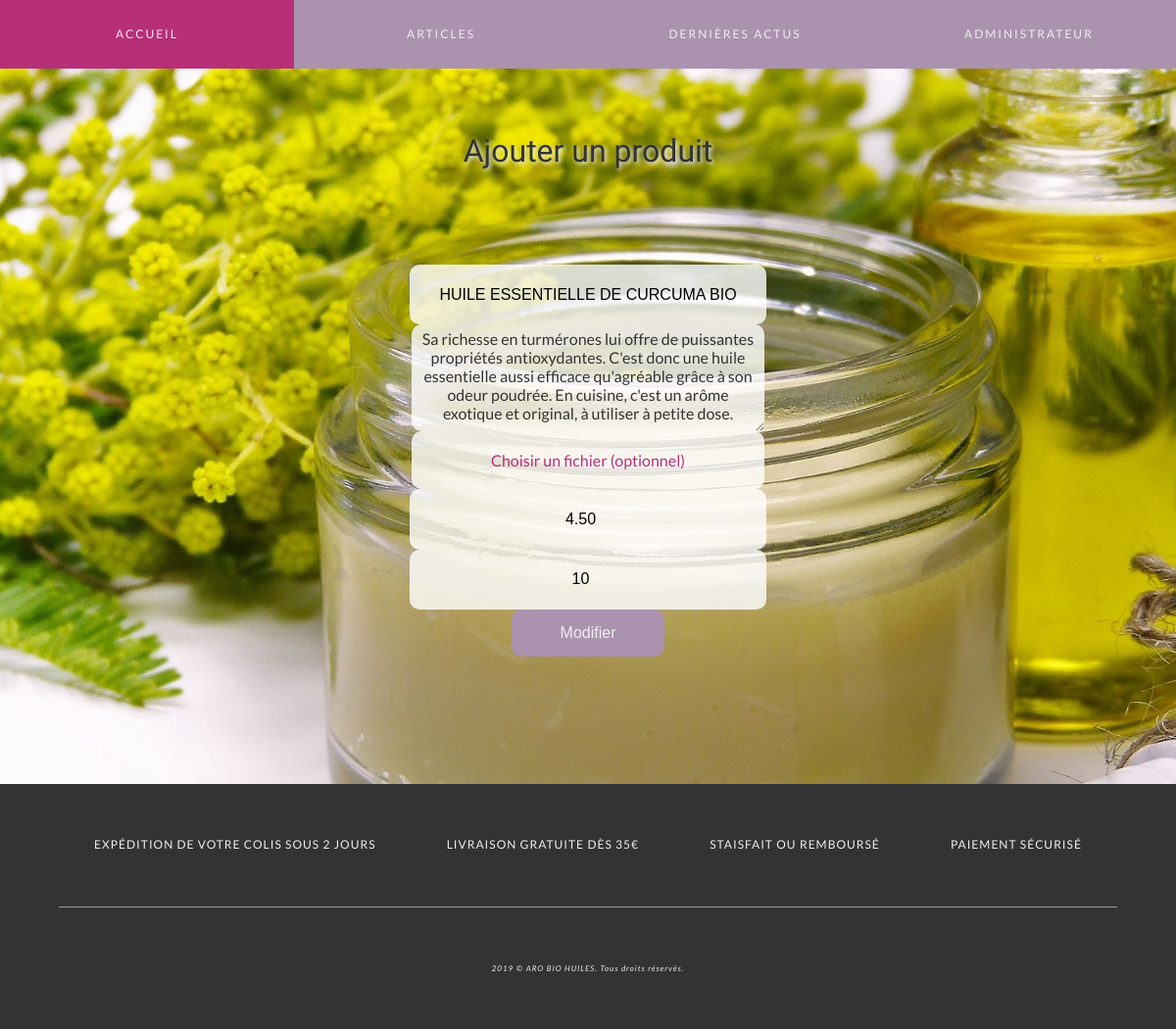
/index.php?page=update_product&id=4 (signed in), run on the app's committed database.
### tables this page shows
CREATE TABLE `products` (
  `product_id` int(11) NOT NULL AUTO_INCREMENT,
  `name` varchar(255) NOT NULL,
  `description` text,
  `created` timestamp NOT NULL DEFAULT CURRENT_TIMESTAMP ON UPDATE CURRENT_TIMESTAMP,
  `image` varchar(255) DEFAULT NULL,
  `price` decimal(6,2) NOT NULL DEFAULT '0.00',
  `quantity` int(11) unsigned NOT NULL DEFAULT '10',
  PRIMARY KEY (`product_id`)
);

### models/product.php (called while the page is built, shortened)
<?php
    include_once('services/dao.php');
    function getOne($id)
    {
        global $pdo;
        $stmt = $pdo->prepare(
            'SELECT `product_id`, `name`, `description`, `created`, `image`, `price`, `quantity`
            FROM products
            WHERE `product_id`=?'
        );
        $stmt->execute([$id]);
        $product = $stmt->fetch(\PDO::FETCH_OBJ);
        if (isset($product)) {
            return $product;
        } else {
            return false;
        }
    }

### views/products/add.php (the view, shortened to what this page needs)
<?php
    require_once('models/product.php');
    if(!isset($_SESSION['user']) || (isset($_SESSION['user']) && $_SESSION['user']->role !== 'admin')):
        header("Location: /");
        exit;
    else:
        if ($_GET['page'] === 'add_product' && $_POST) {
            $product = Product\add($_POST['name'], $_POST['description'], $_POST['price'], $_POST['quantity'], $_FILES['image']['name'], $_FILES['image']['tmp_name']);
            if ($product) {
                header("Location: /index.php?page=products&message=0");
                exit;
            } else {
                $error = 'Erreur : Veuillez recommencer';
            }
        } else if ($_GET['page'] === 'update_product') {
            if (array_key_exists('id', $_GET)) {
                $product = Product\getOne($_GET['id']);
            } else {
                $error = "Erreur : le produit n'existe pas";
            }
        }
?>
<section class="ctn">
    <section class="section">
        <h2 class="subtitle subtitle--connect">Ajouter un produit</h2>
        <?php if($_GET['page'] === 'add_product'): ?>
        <form class="form" method="POST" enctype="multipart/form-data" action="">
            <input class="form__input" type="text" name="name" placeholder="Nom du produit" required />
            <textarea class="form__input form__input--area" name="description" placeholder="Description (optionnel)" ></textarea>
            <input class="form__input--file" type="file" name="image" id="image" />
            <label for="image" class="form__input form__input--label">Choisir un fichier (optionnel)</label>
            <input class="form__input" type="number" step=".01" name="price" placeholder="0.00" required />
            <input class="form__input" type="number" name="quantity" placeholder="0" />
            <button class="form__button" type="submit">Valider</button>
        </form>
        <?php else: ?>
            <form class="form" method="POST" enctype="multipart/form-data" action="">
                <input class="form__input" type="text" name="name" value="<?= $product->name ?>" />
                <textarea class="form__input form__input--area" name="description" placeholder="Description (optionnel)" ><?= $product->description ?></textarea>
                <label for="image" class="form__input form__input--label">Choisir un fichier (optionnel)</label>
                <input class="form__input" type="number" step=".01" name="price" value="<?= $product->price ?>" />
                <input class="form__input" type="number" name="quantity"  value="<?= $product->quantity ?>" />
                <button class="form__button" type="submit">Modifier</button>
            </form>
        <?php endif; ?>
    </section>
</section>
<?php endif; ?>

### styles.css (style rules this page uses)
.body { font-family: 'Lato', sans-serif; font-size: 1em; color: #333333; }
.section { height: 100vh; width: 100%; display: flex; flex-direction: column; justify-content: center; align-items: center; }
.subtitle { font-size: 2em; line-height: 1.5em; font-family: 'Damion', cursive; text-indent: 1.5em; text-shadow: 2px 2px 4px #eeeeee; padding-bottom: 1em; }
.ctn { background-image: url('images/bg.jpg'); background-size: cover; background-attachment: fixed; display: flex; flex-direction: column; justify-content: center; align-items: center; min-height: 100vh; }
.form { display: flex; flex-direction: column; justify-content: space-evenly; align-items: center; width: 60%; height: 50%; }
.form__input { width: 50%; height: 15%; font-size: 1em; border-radius: 10px; background-color: rgba(255,255,255,0.8); border: none; outline: none; text-align: center; display: flex; justify-content: center; align-items: center; }
.form__input::placeholder { font-style: italic; font-size: 1em; }
.form__input--area { font-family: 'Lato', sans-serif; font-size: 1em; color: #333333; height: 100px; padding: 5px; width: calc(50% - 10px); }
.form__button { font-size: 1em; color: #eeeeee; background-color: #ab92af; border: none; padding: 15px 50px; border-radius: 10px; transition: background-color ease 200ms; cursor: pointer; }
.subtitle--connect { text-indent: 0; }
.form__input--label { color: #b72f79; cursor: pointer; }

### data on the page
products: name "HUILE ESSENTIELLE DE CURCUMA BIO", description "Sa richesse en turmérones lui offre de puissantes propriétés antioxydantes. C'est donc une huile essentielle aussi efficace qu'agréable grâce à son odeur poudrée. En cuisine, c'est un arôme exotique et original, à utiliser à petite dose.", price "4.50", quantity "10"

### other printed values
$_SESSION['user']->firstname "ADMINISTRATEUR"
